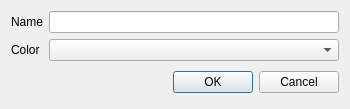
<?xml version="1.0" encoding="UTF-8"?>
<ui version="4.0">
 <class>MachineRenameDlg</class>
 <widget class="QDialog" name="MachineRenameDlg">
  <property name="geometry">
   <rect>
    <x>0</x>
    <y>0</y>
    <width>350</width>
    <height>109</height>
   </rect>
  </property>
  <property name="sizePolicy">
   <sizepolicy hsizetype="Preferred" vsizetype="Preferred">
    <horstretch>0</horstretch>
    <verstretch>0</verstretch>
   </sizepolicy>
  </property>
  <property name="windowTitle">
   <string>Rename Machine</string>
  </property>
  <property name="sizeGripEnabled">
   <bool>false</bool>
  </property>
  <property name="modal">
   <bool>true</bool>
  </property>
  <layout class="QFormLayout" name="formLayout">
   <item row="3" column="1">
    <layout class="QHBoxLayout">
     <property name="spacing">
      <number>6</number>
     </property>
     <property name="margin">
      <number>0</number>
     </property>
     <item>
      <spacer>
       <property name="orientation">
        <enum>Qt::Horizontal</enum>
       </property>
       <property name="sizeHint" stdset="0">
        <size>
         <width>131</width>
         <height>31</height>
        </size>
       </property>
      </spacer>
     </item>
     <item>
      <widget class="QPushButton" name="okButton">
       <property name="text">
        <string>OK</string>
       </property>
      </widget>
     </item>
     <item>
      <widget class="QPushButton" name="cancelButton">
       <property name="text">
        <string>Cancel</string>
       </property>
      </widget>
     </item>
    </layout>
   </item>
   <item row="1" column="1">
    <widget class="QLineEdit" name="editName"/>
   </item>
   <item row="1" column="0">
    <widget class="QLabel" name="label">
     <property name="text">
      <string>Name</string>
     </property>
    </widget>
   </item>
   <item row="2" column="1">
    <widget class="QComboBox" name="comboColor"/>
   </item>
   <item row="2" column="0">
    <widget class="QLabel" name="label_2">
     <property name="text">
      <string>Color</string>
     </property>
    </widget>
   </item>
  </layout>
 </widget>
 <resources/>
 <connections>
  <connection>
   <sender>okButton</sender>
   <signal>clicked()</signal>
   <receiver>MachineRenameDlg</receiver>
   <slot>accept()</slot>
   <hints>
    <hint type="sourcelabel">
     <x>278</x>
     <y>253</y>
    </hint>
    <hint type="destinationlabel">
     <x>96</x>
     <y>254</y>
    </hint>
   </hints>
  </connection>
  <connection>
   <sender>cancelButton</sender>
   <signal>clicked()</signal>
   <receiver>MachineRenameDlg</receiver>
   <slot>reject()</slot>
   <hints>
    <hint type="sourcelabel">
     <x>369</x>
     <y>253</y>
    </hint>
    <hint type="destinationlabel">
     <x>179</x>
     <y>282</y>
    </hint>
   </hints>
  </connection>
 </connections>
</ui>
